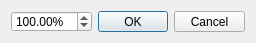
<ui version="4.0" >
 <class>ResizeDialog</class>
 <widget class="QDialog" name="ResizeDialog" >
  <property name="geometry" >
   <rect>
    <x>0</x>
    <y>0</y>
    <width>256</width>
    <height>43</height>
   </rect>
  </property>
  <property name="sizePolicy" >
   <sizepolicy vsizetype="Fixed" hsizetype="Fixed" >
    <horstretch>0</horstretch>
    <verstretch>0</verstretch>
   </sizepolicy>
  </property>
  <property name="minimumSize" >
   <size>
    <width>256</width>
    <height>43</height>
   </size>
  </property>
  <property name="maximumSize" >
   <size>
    <width>256</width>
    <height>43</height>
   </size>
  </property>
  <property name="windowTitle" >
   <string>Resize curve by...</string>
  </property>
  <layout class="QHBoxLayout" >
   <item>
    <widget class="QDoubleSpinBox" name="doubleSpinBox" >
     <property name="suffix" >
      <string>%</string>
     </property>
     <property name="maximum" >
      <double>5000.000000000000000</double>
     </property>
     <property name="value" >
      <double>100.000000000000000</double>
     </property>
    </widget>
   </item>
   <item>
    <widget class="QDialogButtonBox" name="buttonBox" >
     <property name="standardButtons" >
      <set>QDialogButtonBox::Cancel|QDialogButtonBox::NoButton|QDialogButtonBox::Ok</set>
     </property>
    </widget>
   </item>
  </layout>
 </widget>
 <resources/>
 <connections/>
</ui>
